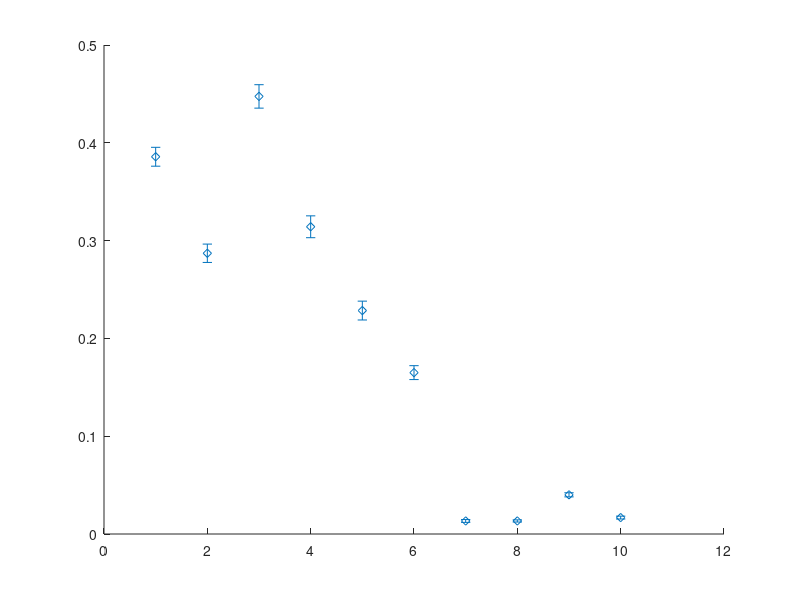

Recreate this plot in MATLAB. (Note: this script raises an error after producing the figure.)
clear;
clc;
close all;

Ntot = 62732;

cluster = {'10B','11C','11E','11F','12D','12E','13A','13B','FCC','HCP'};
x = 1:length(cluster);

% 0% uncertainty

mean0 = [
3.857370842560252089e-01
2.870512754339863970e-01
4.474312971033685971e-01
3.141420458584242015e-01
2.284649601231934779e-01
1.650112349397911959e-01
1.333837638265232550e-02
1.335038987619997265e-02
4.006646903085418071e-02
1.679777994821748596e-02
];

std0 = [
9.651119146293732007e-03
9.386052970299421302e-03
1.198435526278373089e-02
1.117153636963266229e-02
9.632020234941241627e-03
7.106054215778990699e-03
1.439174110918388719e-03
1.106897955958475923e-03
2.110597054299383213e-03
1.470234417764168045e-03
];

% 1% uncertainty

mean1 = [
24625.3
18483.2
28137.9
22367.6
14882.6
12414.9
981.8
1063.7
3118.4
1349.2
];

std1 = [
150.81486074728255
55.541375968231506
172.85732716768345
141.68525368262962
117.47264456979856
104.40035121269149
37.667551612023374
37.01065912529644
69.29999198332486
62.69112997687773
];

% 3% uncertainty

mean3 = [
21542.8
15674.8
24709.9
19206.6
12084.0
10009.5
655.3
895.5
2523.6
1217.9
];

std3 = [
133.38565640027917
152.98932424627978
204.23540339519982
254.59257211823322
194.55704676121204
186.91605364738234
21.442688471572048
72.59055647182275
63.592801828858306
95.03268443599345
];

% 5% uncertainty

mean5 = [
15089.0
10420.566666666668
17573.366666666665
13198.233333333334
7172.566666666667
5974.1
257.46666666666664
572.3333333333334
1422.3
836.9
];

std5 = [
186.4471821297869
186.15782761304771
267.557726073476
249.642321143165
188.63606327480463
205.23029117017083
48.8641560566274
71.98674846124797
84.58831336905051
90.92943455760361
];

% Convert to fractions

frac1 = mean1/Ntot;
frac3 = mean3/Ntot;
frac5 = mean5/Ntot;

err1 = std1/Ntot;
err3 = std3/Ntot;
err5 = std5/Ntot;

frac0 = mean0;
err0  = std0;
% Colors (same color family, increasing darkness)

c1 = [0.70 0.85 1.00];   % light blue (1%)
c3 = [0.30 0.60 0.90];   % medium blue (3%)
c5 = [0.00 0.25 0.60];   % dark blue (5%)

% Plot

figure('Color','w');
hold on

% Colors: same family, increasing darkness
c0 = [0.85 0.15 0.15];   % red
c1 = [0.75 0.88 1.00];   % 1%
c3 = [0.35 0.62 0.90];   % 3%
c5 = [0.00 0.25 0.60];   % 5%

errorbar(x,frac0,err0,...
    'd',...
    'Color',c0,...
    'MarkerFaceColor',c0,...
    'MarkerSize',12,...
    'LineWidth',1.5,...
    'CapSize',18,...
    'LineStyle','none');

errorbar(x,frac1,err1,...
    'o',...
    'Color',c1,...
    'MarkerFaceColor',c1,...
    'MarkerSize',12,...
    'LineWidth',1.5,...
    'CapSize',18,...
    'LineStyle','none');

errorbar(x,frac3,err3,...
    's',...
    'Color',c3,...
    'MarkerFaceColor',c3,...
    'MarkerSize',12,...
    'LineWidth',1.5,...
    'CapSize',18,...
    'LineStyle','none');

errorbar(x,frac5,err5,...
    '^',...
    'Color',c5,...
    'MarkerFaceColor',c5,...
    'MarkerSize',12,...
    'LineWidth',1.5,...
    'CapSize',18,...
    'LineStyle','none');

set(gca,'XTick',x)
set(gca,'XTickLabel',cluster)

xlabel('Cluster type','FontSize',28)
ylabel('$N_c/N$','Interpreter','latex','FontSize',28)

% legend({'1% tracking uncertainty',...
%         '3% tracking uncertainty',...
%         '5% tracking uncertainty'},...
%         'Location','northeast')

 legend({'experiment',...
        '1% tracking uncertainty',...
        '3% tracking uncertainty',...
        '5% tracking uncertainty'},...
        'Location','northeast')
    
set(gca,'FontSize',22)
xtickangle(45)

box on
xlim([0.5 length(cluster)+0.5])

set(gcf,'Units','centimeters',...
         'Position',[0 0 24 18])
% Optional: logarithmic y-axis if rare motifs are hard to see
% set(gca,'YScale','log')
